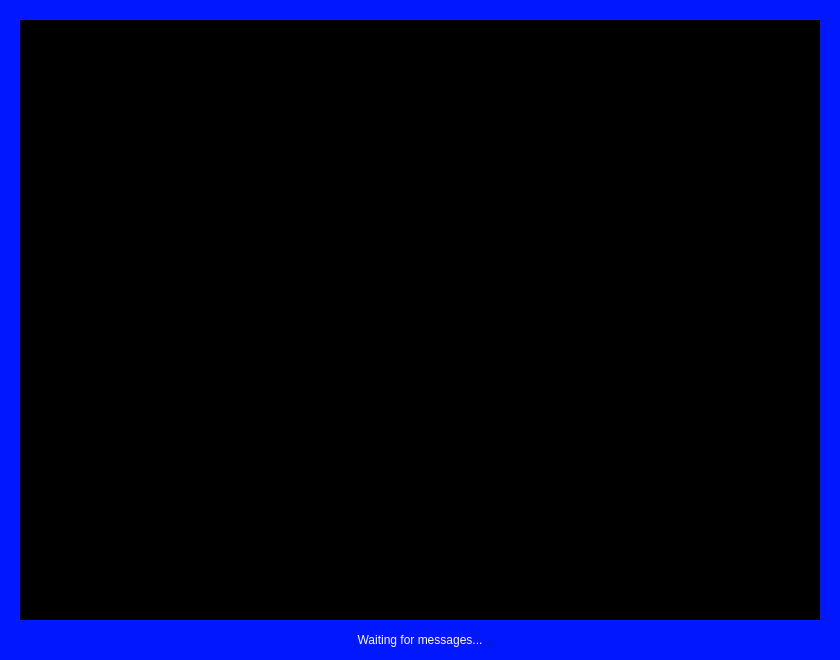
<?xml version="1.0" encoding="UTF-8"?>
<ui version="4.0">
 <class>Dialog</class>
 <widget class="QDialog" name="Dialog">
  <property name="geometry">
   <rect>
    <x>0</x>
    <y>0</y>
    <width>840</width>
    <height>660</height>
   </rect>
  </property>
  <property name="windowTitle">
   <string>CME466 Lab Exam - Picture GUI</string>
  </property>
  <property name="styleSheet">
   <string notr="true">background-color: rgb(1, 23, 255);</string>
  </property>
  <widget class="QLabel" name="imageLabel">
   <property name="geometry">
    <rect>
     <x>20</x>
     <y>20</y>
     <width>800</width>
     <height>600</height>
    </rect>
   </property>
   <property name="styleSheet">
    <string notr="true">background-color: rgb(0, 0, 0);</string>
   </property>
   <property name="text">
    <string/>
   </property>
   <property name="scaledContents">
    <bool>true</bool>
   </property>
   <property name="alignment">
    <set>Qt::AlignCenter</set>
   </property>
  </widget>
  <widget class="QLabel" name="statusLabel">
   <property name="geometry">
    <rect>
     <x>20</x>
     <y>630</y>
     <width>800</width>
     <height>20</height>
    </rect>
   </property>
   <property name="styleSheet">
    <string notr="true">color: white;</string>
   </property>
   <property name="text">
    <string>Waiting for messages...</string>
   </property>
   <property name="alignment">
    <set>Qt::AlignCenter</set>
   </property>
  </widget>
 </widget>
 <resources/>
 <connections/>
</ui>
